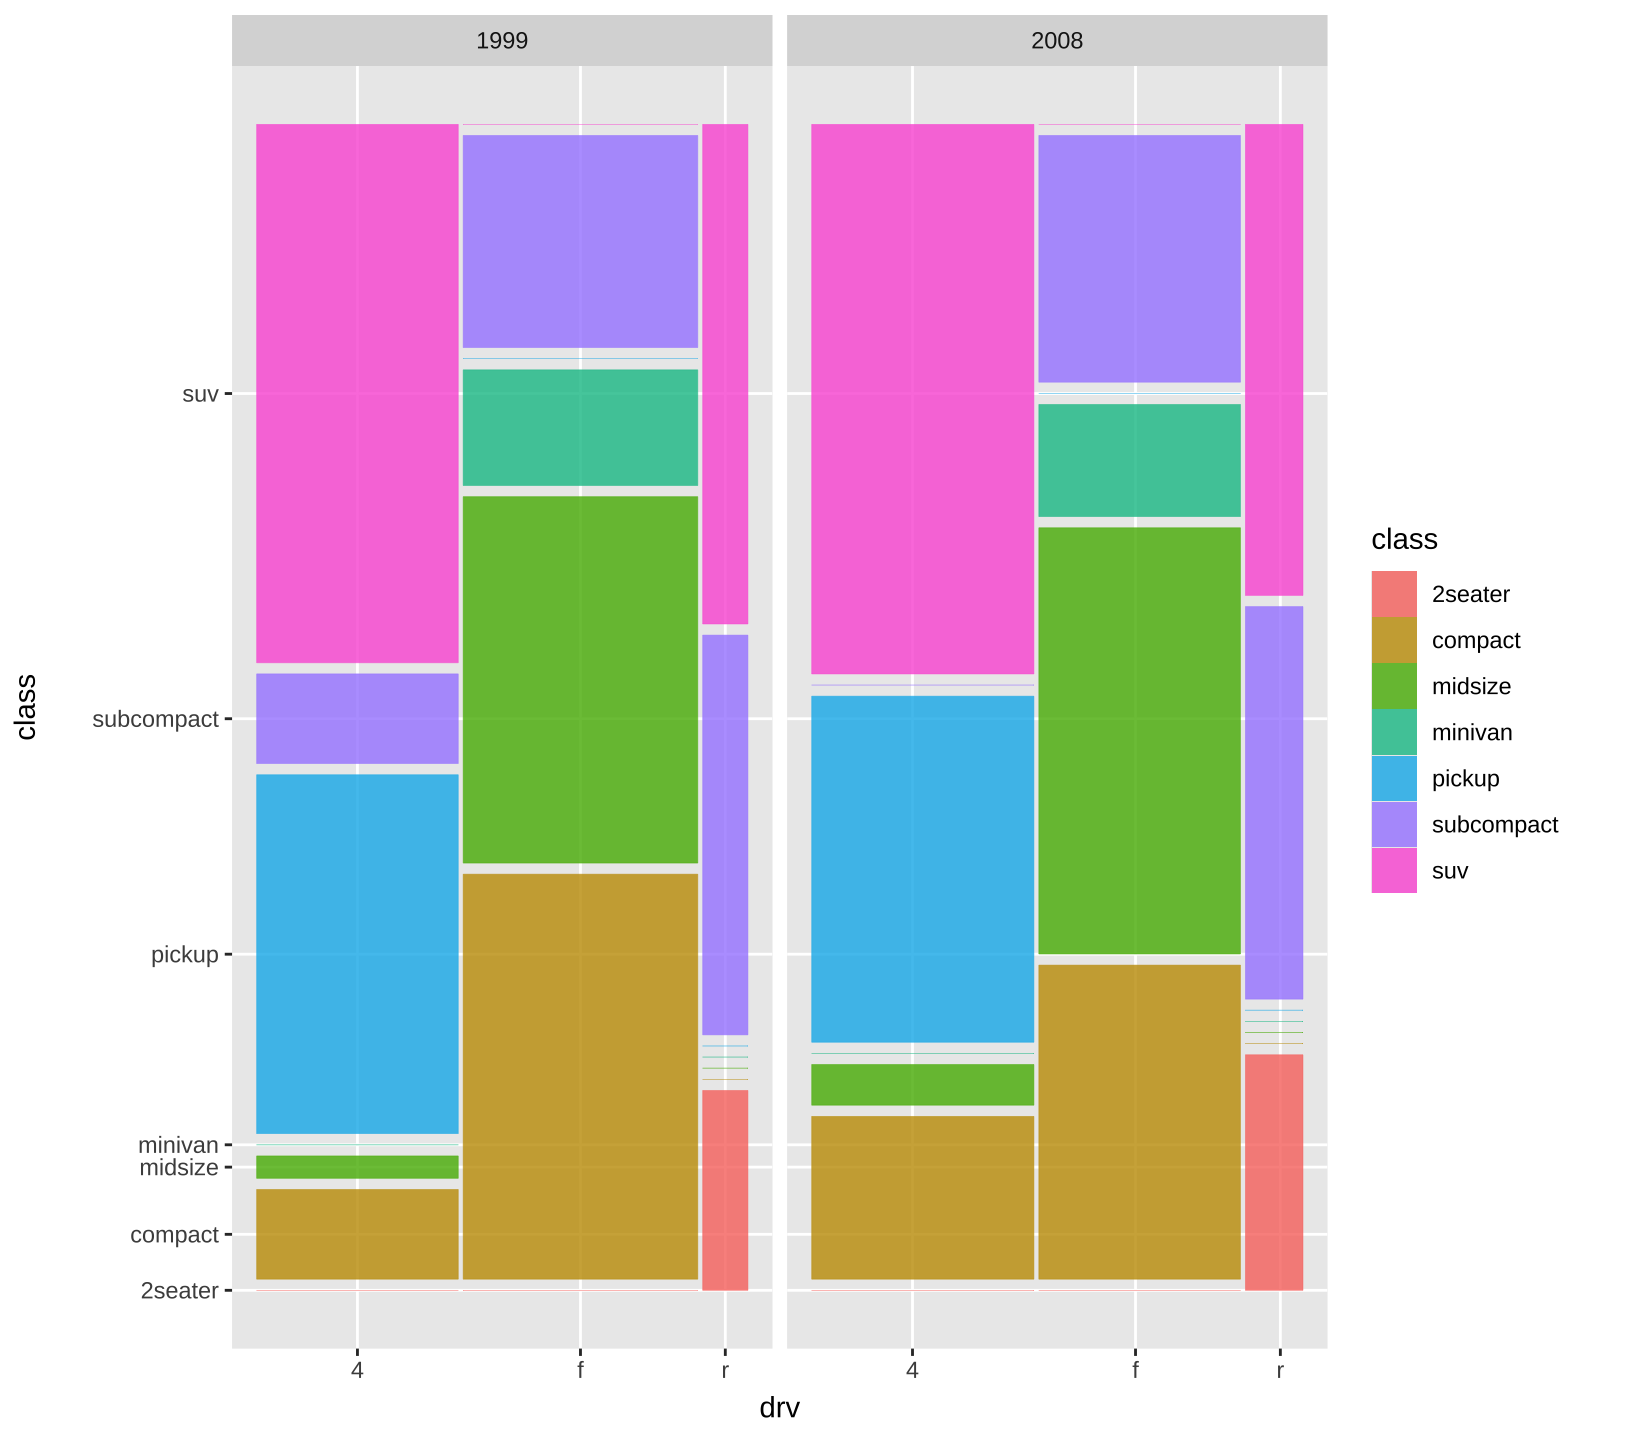

Source code (R):
#24-0817

#
#install.packages('ggmosaic')
library(ggmosaic)

#
example(ggmosaic)
?ggmosaic()
example("geom_mosaic")
?geom_mosaic_text

#titanic
ggplot(data = titanic) +
  geom_mosaic(aes(product(Class, Age), fill = Survived))

mpg
ggplot(data = mpg) +
  geom_mosaic(aes(product(drv),fill = class)) +
  facet_wrap(.~year)

#
data()
gapminder |> 
  ggplot() +
  geom_mosaic(mapping = aes(product(continent, year), fill = continent))

#
diamonds |> 
  ggplot() +
  geom_mosaic(mapping = aes(product(cut, color), fill = cut)) +
  facet_wrap(.~clarity)

#
diamonds |> 
  ggplot() +
  geom_mosaic(aes(x = product(cut, color), fill = cut)) +
  facet_wrap(.~clarity)


#
library(treemapify)
mpg |> 
  count(manufacturer, sort = T) |>
  ggplot(aes(area = n, 
             fill = manufacturer, 
             subgroup = manufacturer)) +
  geom_treemap() +
  geom_treemap_text(aes(label = n)) +
  geom_treemap_subgroup_text()

mpg |> 
  count(manufacturer, sort = T) |>
  ggplot(aes(x = manufacturer, 
             y = manufacturer,
             fill = n)) +
  geom_tile()


#
mpg |> 
  count(manufacturer) |> 
  filter(manufacturer == 'subaru')
#
mpg |> 
  filter(drv == 'f', 
         class == 'subcompact')

example("geom_mosaic_text")
#


# 데이터 준비
mpg |> 
  count(class, drv) -> temp1

# 모자이크 플롯 생성과 텍스트 레이블 추가
ggplot(data = temp1) + 
  geom_mosaic_text(aes(x = product(class, drv), weight = n, label = n),
                   size = 4, fill = "blue", color = "white") +
  labs(title = "Mosaic Plot of Class vs Drive",
       x = "Class",
       y = "Count") +
  theme_minimal()

  

# 예시 데이터
data(Titanic)
(titanic_data <- as.data.frame(Titanic))

# 모자이크 플롯 생성
ggplot(data = titanic_data) +
  geom_mosaic(aes(weight = Freq, x = product(Class), fill = Survived)) +
  
  # 텍스트 레이블 추가
  geom_text(stat = "mosaic", 
            aes(weight = Freq, x = product(Class), label = Freq), 
            size = 3) +
  
  # 플롯의 제목과 테마 설정
  labs(title = "Titanic Survival by Class", x = "Class", y = "Count") +
  theme_minimal()

# 데이터 준비
titanic_data <- as.data.frame(Titanic)

ggplot(data = titanic_data) +
  geom_mosaic(aes(weight = Freq, x = product(Class), fill = Survived)) +
  
  # 텍스트 레이블 추가
  geom_text(stat = "mosaic", 
            aes(weight = Freq, x = product(Class), label = Freq), 
            position = position_mosaic(center = TRUE),
            size = 3) +
  
  labs(title = "Titanic Survival by Class", x = "Class", y = "Count") +
  theme_minimal()
